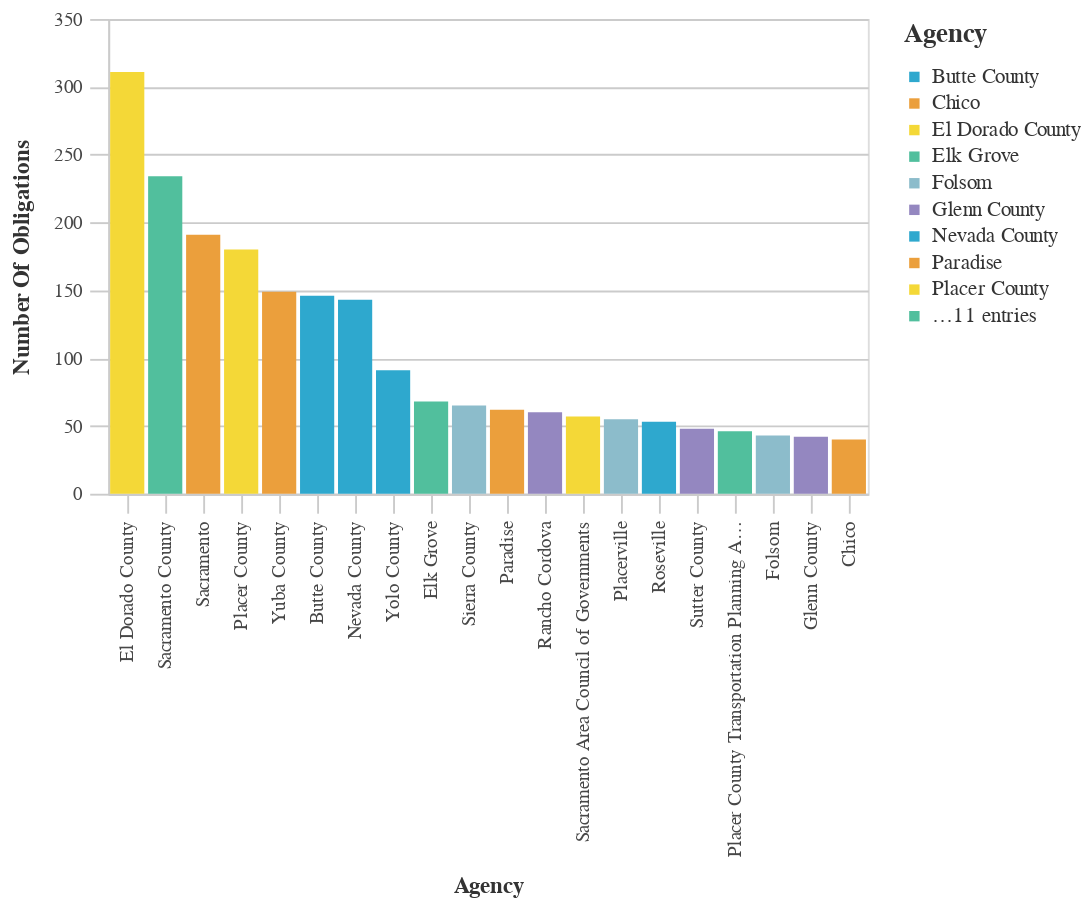

Here is the notebook cell this chart was saved with:
### Markdown cell above
### Agencies With The Most Obligations

### Code cell
#Bar chart Agencies With The Most Obligations
chart_df = (df_top>>filter(_.variable=='primary_agency_name')).rename(columns={"value":"Agency",
                                 "count":"Number of Obligations"})
chart2 = (_dla_utils_reports.basic_bar_chart_no_save(chart_df, 'Agency', 'Number of Obligations', 'Agency', district))
    

display(chart2)

### Figure 1 — Vega-Lite specification as saved in the notebook (floating-point values rounded to 4 significant figures)
{"config": {"view": {"continuousWidth": 400, "continuousHeight": 300}, "axis": {"domainColor": "#cbcbcb", "grid": true, "gridColor": "#cbcbcb", "gridWidth": 1, "labelColor": "#474747", "labelFont": "Nunito Sans", "labelFontSize": 10, "labelPadding": 4, "tickColor": "#cbcbcb", "tickSize": 10, "titleColor": "#333", "titleFont": "Raleway", "titleFontSize": 12, "titlePadding": 10}, "axisBand": {"grid": false}, "background": "white", "font": "Raleway", "header": {"labelFont": "Nunito Sans", "titleFont": "Raleway"}, "legend": {"labelColor": "#333", "labelFont": "Nunito Sans", "labelFontSize": 11, "labelLimit": 0, "padding": 1, "symbolSize": 30, "symbolType": "square", "titleColor": "#333", "titleFont": "Raleway", "titleFontSize": 14, "titlePadding": 10}, "title": {"anchor": "middle", "font": "Raleway", "fontSize": 18, "fontWeight": 300, "offset": 20}}, "data": {"name": "data-1ac3621dd710874810d5997b84a2d92b"}, "mark": "bar", "encoding": {"color": {"field": "Agency", "legend": {"symbolLimit": 10, "title": "Agency"}, "scale": {"range": ["#2EA8CE", "#EB9F3C", "#F4D837", "#51BF9D", "#8CBCCB", "#9487C0"]}, "type": "nominal"}, "tooltip": [{"field": "Agency", "type": "nominal"}, {"field": "Number of Obligations", "type": "quantitative"}], "x": {"field": "Agency", "sort": "-y", "title": "Agency", "type": "nominal"}, "y": {"field": "Number of Obligations", "title": "Number Of Obligations", "type": "quantitative"}}, "height": 250, "width": 400, "$schema": "https://vega.github.io/schema/vega-lite/v4.17.0.json", "datasets": {"data-1ac3621dd710874810d5997b84a2d92b": [{"Agency": "El Dorado County", "Number of Obligations": 311, "variable": "primary_agency_name"}, {"Agency": "Sacramento County", "Number of Obligations": 234, "variable": "primary_agency_name"}, {"Agency": "Sacramento", "Number of Obligations": 191, "variable": "primary_agency_name"}, {"Agency": "Placer County", "Number of Obligations": 180, "variable": "primary_agency_name"}, {"Agency": "Yuba County", "Number of Obligations": 149, "variable": "primary_agency_name"}, {"Agency": "Butte County", "Number of Obligations": 146, "variable": "primary_agency_name"}, {"Agency": "Nevada County", "Number of Obligations": 143, "variable": "primary_agency_name"}, {"Agency": "Yolo County", "Number of Obligations": 91, "variable": "primary_agency_name"}, {"Agency": "Elk Grove", "Number of Obligations": 68, "variable": "primary_agency_name"}, {"Agency": "Sierra County", "Number of Obligations": 65, "variable": "primary_agency_name"}, {"Agency": "Paradise", "Number of Obligations": 62, "variable": "primary_agency_name"}, {"Agency": "Rancho Cordova", "Number of Obligations": 60, "variable": "primary_agency_name"}, {"Agency": "Sacramento Area Council of Governments", "Number of Obligations": 57, "variable": "primary_agency_name"}, {"Agency": "Placerville", "Number of Obligations": 55, "variable": "primary_agency_name"}, {"Agency": "Roseville", "Number of Obligations": 53, "variable": "primary_agency_name"}, {"Agency": "Sutter County", "Number of Obligations": 48, "variable": "primary_agency_name"}, {"Agency": "Placer County Transportation Planning Agency", "Number of Obligations": 46, "variable": "primary_agency_name"}, {"Agency": "Folsom", "Number of Obligations": 43, "variable": "primary_agency_name"}, {"Agency": "Glenn County", "Number of Obligations": 42, "variable": "primary_agency_name"}, {"Agency": "Chico", "Number of Obligations": 40, "variable": "primary_agency_name"}]}}
